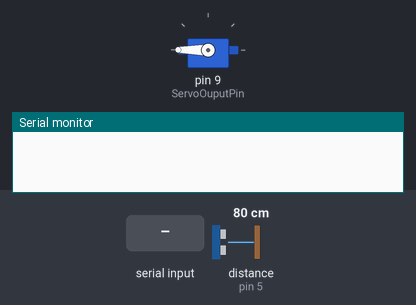
This sketch was run on a simulated Arduino Uno, built with avr-gcc and run on an emulated ATmega328P. On the bench: servo, the last lines printed to the serial monitor. Wiring (inferred from the names in the program): ultrasonic range finder: trigger pin 6; echo pin 5. Inputs (shaded band) come from the test bench; at power-on: distance to the obstacle (sensor on pin 5) 80 cm. The echo pulse lasts 58.3 µs per cm.

Above: at 1.7 s.
1.8 s: "CLOSE_R\n" received over Serial
At 3.0 s:
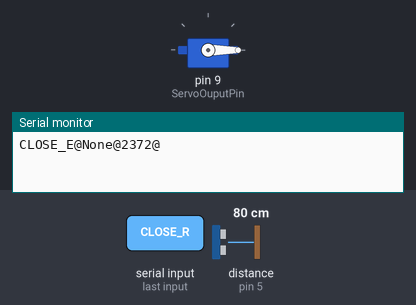
3.3 s: "OPEN_R\n" received over Serial
At 4.7 s:
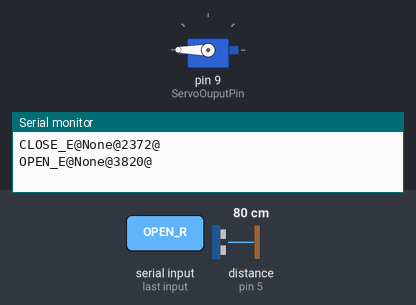
Timing chart, 0 to 6.3 s (numbered marks = the images above; inputs shaded):
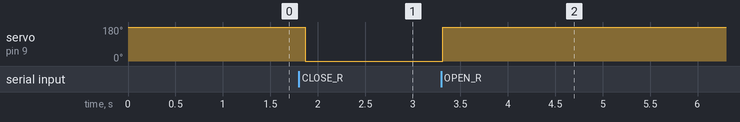

Measured:
- after the input at 1.8 s, servo on pin 9 (ServoOuputPin): 180° → 0° after 0.07 s
- after the input at 3.3 s, servo on pin 9 (ServoOuputPin): 0° → 180° at once

The sketch:

field_muscle.ino
```cpp
#include <Servo.h>

#define Rate           9600
#define DoorDelay      500
#define SensorDistance 15

#define SensorInputPin  5 // SENSOR INPUT  PIN
#define SensorOutputPin 6 // SENSOR OUTPUT PIN
#define ServoOuputPin   9 // SERVO  OUTPUT PIN

Servo servo;

String doorStatus = "OPEN";  // current door status
String toSendFlag = "NULL";  // RASPI input

bool freshValue = false;

unsigned long lastTimestamp = 0;

void setup() {
  // SETUP SENSOR
  pinMode(SensorInputPin,INPUT);
  pinMode(SensorOutputPin,OUTPUT);
  // OPEN DOOR (at the start)
  actuateServo("OPEN_R");
  // RASPPI
  Serial.begin(Rate);
}

void loop() {
  float currentDistance = getCurrentDistance();
  unsigned long msg_timestamp = millis(); // @ telmo - not quite timestamp

  delay(100);

  if (toSendFlag != "NULL") {
    String message = toSendFlag + "@" + "None" + "@" + String(msg_timestamp) + "@";
    Serial.println(message);
    toSendFlag = "NULL";
  }
  else if (currentDistance <= SensorDistance && freshValue && doorStatus == "OPEN") {
    String message = String("SENSOR_E") + "@" + "None" + "@" + String(msg_timestamp) + "@"; // @ telmo - do not ask about it, C++ is dumb...
    Serial.println(message);
    freshValue = false;
    lastTimestamp = msg_timestamp;
  }
  else if (currentDistance > SensorDistance && msg_timestamp >= lastTimestamp + 10000) {
    freshValue = true;
  }
  if (Serial.available()) {
    // @ telmo - CRISTINA code block begins //
    String message = Serial.readStringUntil('\n');
    int posA = message.indexOf('@');
    int posB = message.indexOf('@',posA + 1);
    int posC = message.indexOf('@',posB + 1);
    String flag = message.substring(0,posA);
    // @ telmo - CRISTINA code block ends //
    if (flag == "OPEN_R" && doorStatus == "CLOSE") {
      toSendFlag = "OPEN_E";
      actuateServo(flag);
    } else if (flag == "CLOSE_R" && doorStatus == "OPEN") {
      toSendFlag = "CLOSE_E";
      actuateServo(flag);
    }
  }
}

void actuateServo(String flag) {
  if (flag == "CLOSE_R") {
    servo.attach(ServoOuputPin);
    servo.write(0);
    delay(DoorDelay); // @ telmo - why do we need to delay?
    servo.detach();
    doorStatus = "CLOSE";
  }
  else if (flag == "OPEN_R") {
    servo.attach(ServoOuputPin);
    servo.write(180);
    delay(DoorDelay); // @ telmo - why do we need to delay?
    servo.detach();
    doorStatus = "OPEN";
  }
}

float getCurrentDistance() {
  digitalWrite(SensorOutputPin,LOW);
  delayMicroseconds(2);
  digitalWrite(SensorOutputPin,HIGH);
  delayMicroseconds(10);
  digitalWrite(SensorOutputPin,LOW);

  float currentDuration = pulseIn(SensorInputPin,HIGH);
  return currentDuration * 0.0343 / 2;
}
```
